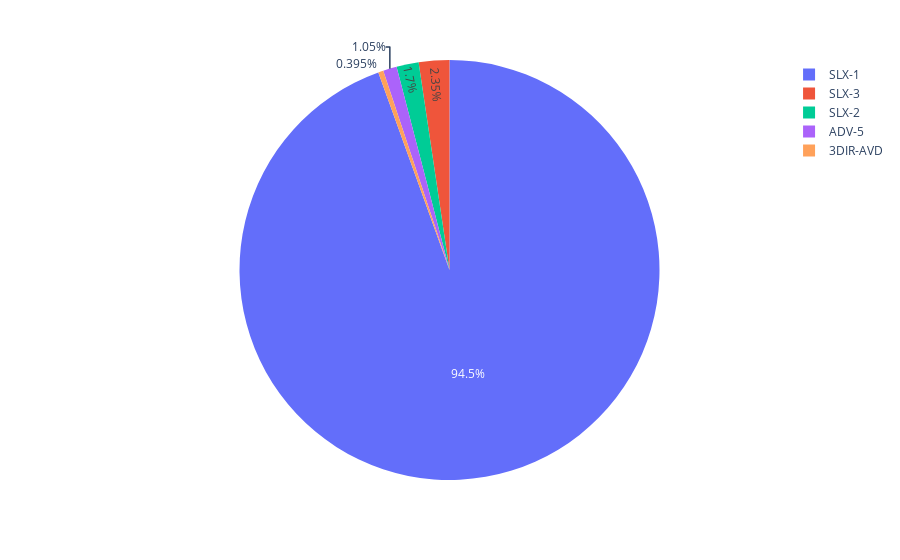

The notebook cell this image was saved under:
### Code cell
# 해당 제품군의 비율을 Pie Chart로 시각화
s1 = df1_A['Product_Type'].value_counts()
px.pie(s1, names = s1.index, values = s1.values)

### Figure 1 — Plotly figure (JSON) as saved in the notebook; plotly's stock layout.template omitted (floating-point values rounded to 4 significant figures)
{"data": [{"domain": {"x": [0, 1], "y": [0, 1]}, "hovertemplate": "Product_Type=%{label}<br>value=%{value}<extra></extra>", "labels": ["SLX-1", "SLX-3", "SLX-2", "ADV-5", "3DIR-AVD"], "legendgroup": "", "name": "", "showlegend": true, "type": "pie", "values": [28719, 715, 518, 320, 120]}], "layout": {"legend": {"tracegroupgap": 0}, "margin": {"t": 60}}}
